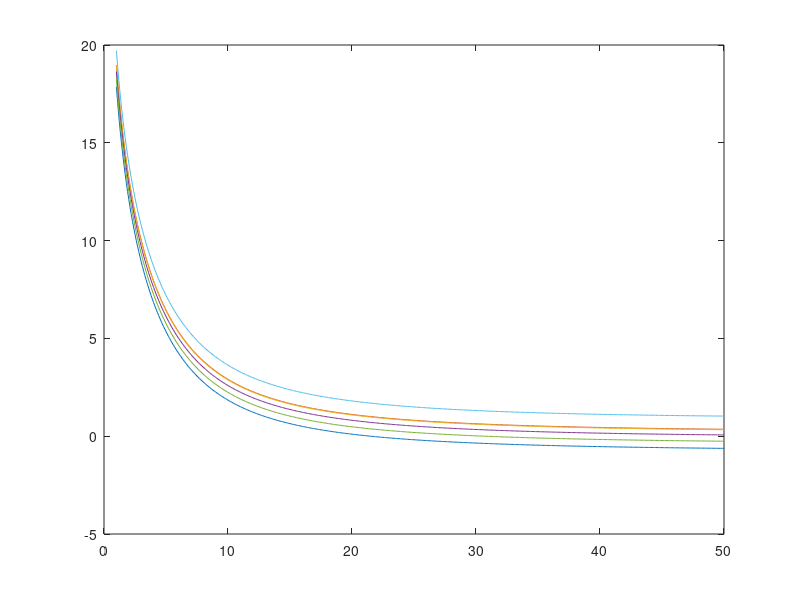

MATLAB code for this plot: (Note: this script raises an error after producing the figure.)
clc
close all
clear
save_T = true;
%% reverb time and absorption of concert hall
% Mepfit Room  
% All tables are for the octave bands from 63 Hz to 4 kHz
f_oct = [63 125 250 500 1000 2000 4000];
c = 340;                                            % speed of sound

if save_T == false
    load T_max.mat;
end
%%
abs_occ = [0.62 0.72 0.8 0.83 0.84 0.85];           % absorption coeff seated
abs_empty = [0.54 0.62 0.68 0.7 0.68 0.66];         % absorption coeff empty
att_coeff = [0 0 0.001 0.002 0.004 0.0086];         % attanuation coeff

abs_absorber = [0.7	0.95 0.95 0.95 0.9 0.9];        % absorption coeff of absorber (example)
abs_absorber_lobby = [0.7 0.95 0.95 0.95 0.95 0.9];        % absorption coeff of absorber (example)
abs_absorber_low = [0.7 0.75 0.35 0.2 0.1 0.1];     % absorption coeff of low freq absorber
abs_absorber_low_lobby = [0.85 0.65 0.5 0.2 0.1 0.1];     % absorption coeff of low freq absorber

abs_wood = [0.15 0.11 0.10 0.07 0.06 0.07];
abs_glass = [0.18 0.06 0.04 0.05 0.02 0.02];
abs_brick = [0.03 0.03 0.03 0.04 0.05 0.07];
abs_stone = [0.01 0.01 0.015 0.02 0.02 0.02];

%%
% things you should adjust
V = 19400;                                          % Volume of concert hall
S_peraudiencemember = 0.5*0.5;                     % area per seat
S_absorber = 200;                                   % area of normal absorbers
S_absorber_low = 135;                               % area of low frequency absorbers
% end

S_audience = 2300 * S_peraudiencemember;            % area of whole audience
S_concerthall_floor = 2000;
S_concerthall_wall = 5450 - S_concerthall_floor;


A_concerthall_wall = abs_wood*S_concerthall_wall;
A_concerthall_floor = abs_wood*S_concerthall_floor;
A_absorber = - S_absorber * log(1-abs_absorber);    % eq. absorption area of absorbers
A_absorber_low = - S_absorber_low * log(1-abs_absorber_low);

A_occ = - S_audience*log(1-abs_occ);                % eq. absorption area of audience
A_empty = - S_audience*log(1-abs_empty);            % eq. absorption area of seats

A_total_occ = A_concerthall_floor + A_concerthall_wall + A_absorber + A_absorber_low +  A_occ; 
A_total_empty = A_concerthall_floor + A_concerthall_wall + A_absorber + A_absorber_low +  A_empty; 

% reverb time when seated and empty
T_60_calc_occ = 24*log(10)*V./(c*(4*att_coeff*V + A_total_occ));
T_60_calc_empty = 24*log(10)*V./(c*(4*att_coeff*V + A_total_empty));

%% clarity
r = 1:0.1:50;       % distance

E_direct = zeros(1,length(r));
E_direct(:) = 100./r.^2;

E_early_empty = zeros(length(T_60_calc_empty), length(r));
E_late_empty = zeros(length(T_60_calc_empty), length(r));
C_80_empty = zeros(length(T_60_calc_empty), length(r));     % clarity when emtpy

E_early_occ = zeros(length(T_60_calc_occ), length(r));
E_late_occ = zeros(length(T_60_calc_occ), length(r));
C_80_occ = zeros(length(T_60_calc_occ), length(r));         % clarity when fully seated

for i = 1:length(T_60_calc_empty)

    E_early_empty(i,:) = (31200*T_60_calc_empty(i)/V)*exp(-0.04.*r./T_60_calc_empty(i))*(1-exp(-1.11/T_60_calc_empty(i)));
    E_late_empty(i,:) = (31200*T_60_calc_empty(i)/V)*exp(-0.04.*r./T_60_calc_empty(i))*exp(-1.11/T_60_calc_empty(i));
    C_80_empty(i,:) = 10*log10((E_direct+E_early_empty(i,:))./E_late_empty(i,:));

    E_early_occ(i,:) = (31200*T_60_calc_occ(i)/V)*exp(-0.04.*r./T_60_calc_occ(i))*(1-exp(-1.11/T_60_calc_occ(i)));
    E_late_occ(i,:) = (31200*T_60_calc_occ(i)/V)*exp(-0.04.*r./T_60_calc_occ(i))*exp(-1.11/T_60_calc_occ(i));
    C_80_occ(i,:) = 10*log10((E_direct+E_early_empty(i,:))./E_late_empty(i,:));
end

%% strength

A = 0.163*V./T_60_calc_occ;             % equivilant absorption area
Q = 1;                                  % directivity
delta = 6.91./T_60_calc_empty;          % decay
ref = Q/(4*pi*10^2);                    % reference
dir = Q./(4*pi*r.^2);                   % direct component

diff = zeros(length(A), length(r));     % diffuse component
G = zeros(length(A), length(r));

for i = 1:length(A)
    diff(i,:) = 4./A(i) * exp(-2*delta(i)*r./c);
    G(i,:) = 10*log10((dir + diff(i,:))./ref);  % Strength for all six octave bands
end

%% rehersal room

% things you should adjust 
S_absorber_rehersal = 80;
S_absorber_low_rehersal = 30; 

n_person = 1:50;                             % number of people in rehersal room
V_rehersal = 1470;                       % Volume of rehersal room
S_wall = 400 + 245 + 245;         % area of the walls, floor and ceiling in rehersal room
% end

A_absorber_rehersal = - S_absorber_rehersal * log(1-abs_absorber);
A_absorber_rehersal_low = - S_absorber_low_rehersal * log(1-abs_absorber_low);
A_person = [0.05 0.16 0.25 0.58 0.86 1.03]; % eq. absorption area per person
A_wall = S_wall*abs_wood;                   % eq. absorption area of walls


% reverberation time of rehersal room
T_60_rehersal = zeros(length(n_person), length(A_wall));
for i = n_person
    T_60_rehersal(i,:) = 0.163*V_rehersal./(n_person(i)*A_person + A_wall + A_absorber_rehersal_low + A_absorber_rehersal);
end

%% lobby

V_lobby = 50000;
S_ceiling_L = 5900;
S_walls_CH_L = 7000;
S_floor_L = 3310 - 1762;
S_window_L = 650;
S_absorber_L = 1000;
S_absorber_low_L = 1200;


A_ceiling_L = S_ceiling_L*abs_wood;
A_walls_L = S_walls_CH_L*abs_stone;
A_floor_L = S_floor_L*abs_stone;
A_window_L = S_window_L*abs_glass;
A_absorber_L = - S_absorber_L * log(1-abs_absorber_lobby);
A_absorber_low_L = - S_absorber_low_L * log(1-abs_absorber_low_lobby);
A_total_L = A_ceiling_L + A_walls_L + A_floor_L + A_window_L + A_absorber_L + A_absorber_low_L;



T_60_Lobby = 24*log(10)*V_lobby./(c*(4*att_coeff*V_lobby + A_total_L));


%% plots

% clarity
figure
plot(r, C_80_occ)
hold on
thickenall_big;
grid on
xlabel('Distance r in m')
ylabel('Clarity C_{80} in dB')
legend('125','250','500','1k','2k','4k')
%ylim([-5 20])

% strength
figure
plot(r, G)
thickenall_big;
grid on 
legend('125','250','500','1k','2k','4k')
xlabel('Distance r in m')
ylabel('Strength G in dB')
xlim([0 40])
ylim([-5 20])

% lobby
figure
semilogx(f_oct, T_60_Lobby)
hold on
grid on
thickenall_big;
xticks(f_oct);
xticklabels({'125', '250', '500', '1k', '2k', '4k'})
%xlim([0 5000])
ylim([0 3])
xlabel('f in Hz')
ylabel('T_{60} in s')
legend('Lobby1','Lobby2')

% T_60 in concert hall
figure
semilogx(f_oct, T_60_calc_empty)
hold on
grid on
semilogx(f_oct, T_60_calc_occ)
thickenall_big;
xticks(f_oct);
xticklabels({'125', '250', '500', '1k', '2k', '4k'})
%xlim([0 5000])
ylim([0 3])
xlabel('f in Hz')
ylabel('T_{60} in s')
legend('empty','seated')

% T_60 in rehersal room
figure
semilogx(f_oct, T_60_rehersal(1,:))
hold on
grid on
semilogx(f_oct, T_60_rehersal(25,:))
semilogx(f_oct, T_60_rehersal(50,:))
thickenall_big;
xticks(f_oct);
xticklabels({'125', '250', '500', '1k', '2k', '4k'})
%xlim([0 5000])
ylim([0 3])
xlabel('f in Hz')
ylabel('T_{60} in s')
legend('1 Musician','25 Musicians', '50 Musicians')
